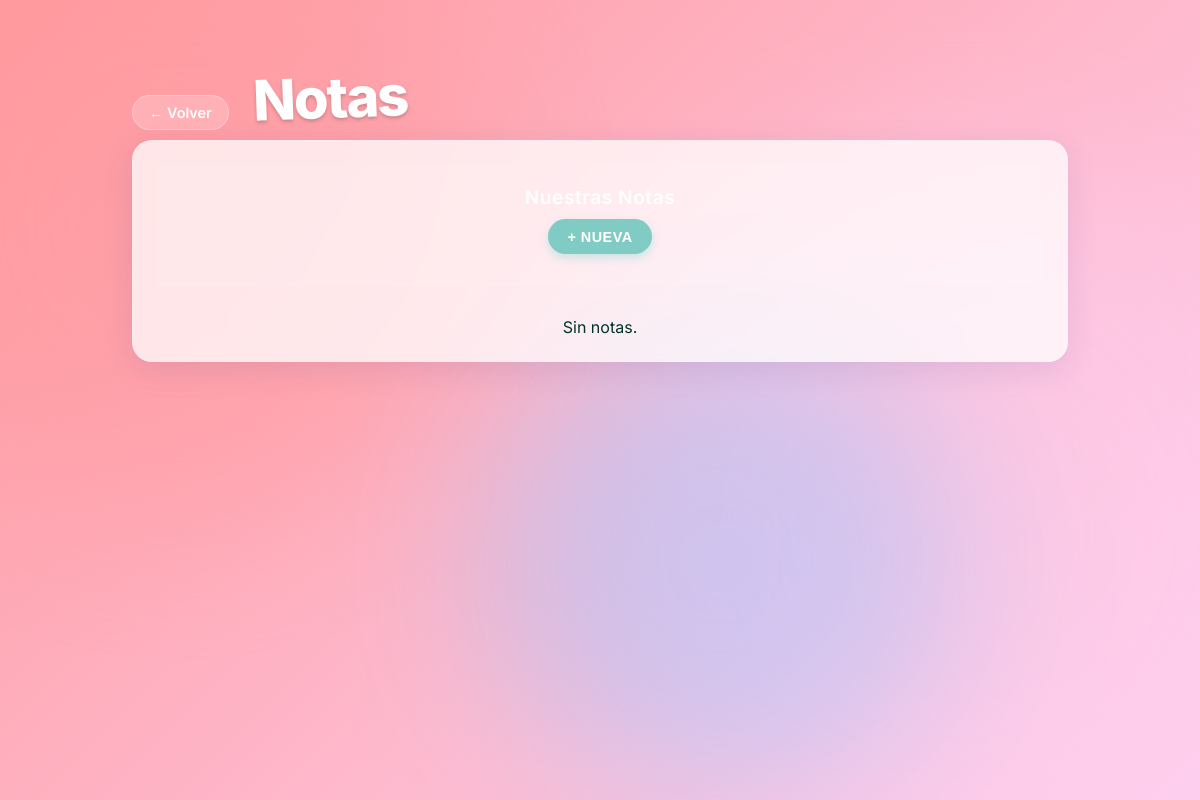
Before: /notes/ (signed in) with the older database file.
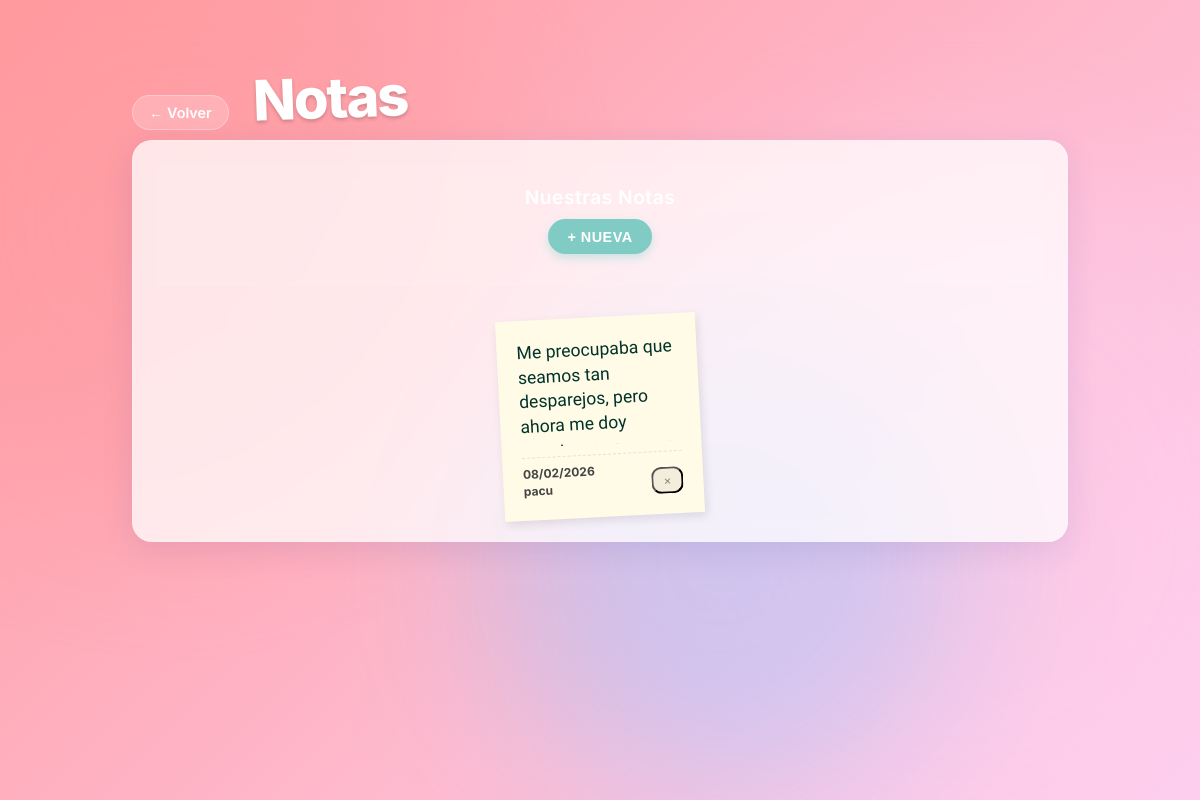
After: the same page with the newer database file.
### notes/models.py (models this page shows, shortened)
class Note(models.Model):
    content = models.TextField()
    user = models.ForeignKey(User, on_delete=models.CASCADE)
    created_at = models.DateTimeField(auto_now_add=True)
    updated_at = models.DateTimeField(auto_now=True)

### notes/views.py (the view)
# urls.py: path('', views.index, name='gallery_index'),
@login_required
def index(request):
    notes = Note.objects.all().order_by('-updated_at')
    return render(request, 'notes/index.html', {'notes': notes})

### templates/notes/index.html (shortened to what this page needs)
{% extends 'base.html' %}
{% load static %}
{% block content %}
<main class="page-layout">
    <div class="page-header">
        <a href="{% url 'home' %}" class="back-link">← Volver</a>
        <h1>Notas</h1>
    </div>
    <div class="widget notes-widget full-page-widget">
        <div class="widget-header">
            <h3>Nuestras Notas</h3>
            <button onclick="toggleNoteForm()" class="btn-sm">+ Nueva</button>
        </div>
        <div class="notes-list">
            {% for note in notes %}
            <div class="note-card" style="--rot: {% cycle '-3deg' '4deg' '-2deg' '5deg' %};"
                onclick="openNoteModal(this, event)">
                <p>{{ note.content }}</p>
                <div class="note-footer">
                    <div class="note-meta">
                        {{ note.created_at|date:"d/m/Y" }}<br>
                        {{ note.user.username }}
                    </div>
                    <form action="{% url 'manage_note' note.id %}" method="post" style="display:inline;"
                        onsubmit="return confirm('¿Estás seguro de que quieres eliminar esta nota?');">
                        <button type="submit" class="delete-btn-text">×</button>
                    </form>
                </div>
            </div>
            {% empty %}
            <p class="empty-state">Sin notas.</p>
            {% endfor %}
        </div>
    </div>
</main>
{% endblock %}

Changed rows visible on the page:
added Note: content "Me preocupaba que seamos tan desparejos, pero ahora me…", created_at "08/02/2026", user.username "pacu"
Other visible differences:
text no longer shown: "Sin notas."
